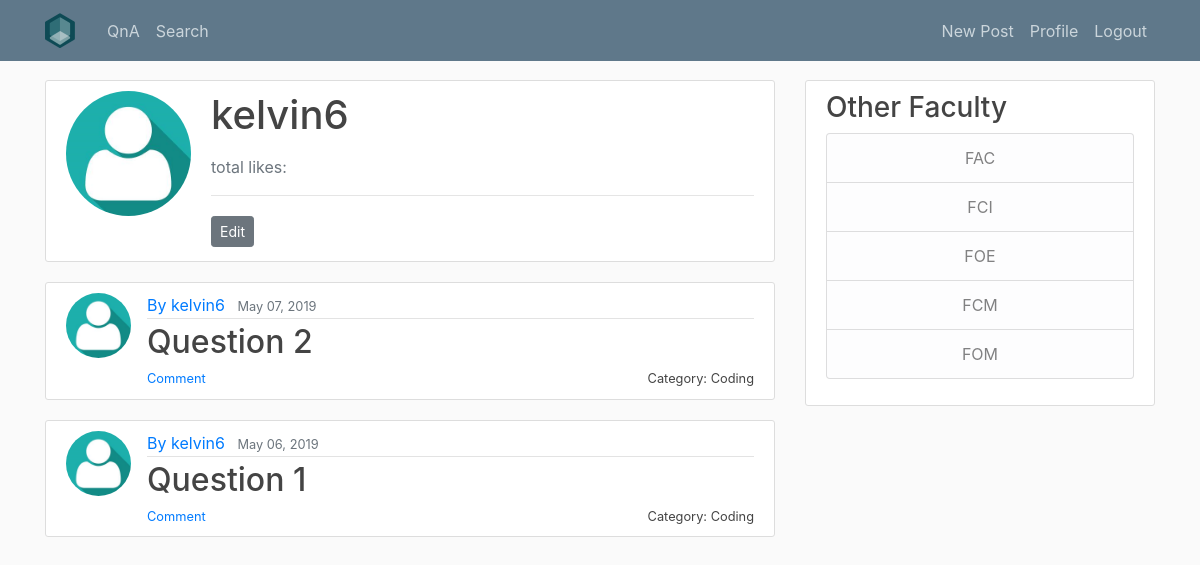
Page /profile/ (signed in) on the earlier database version.
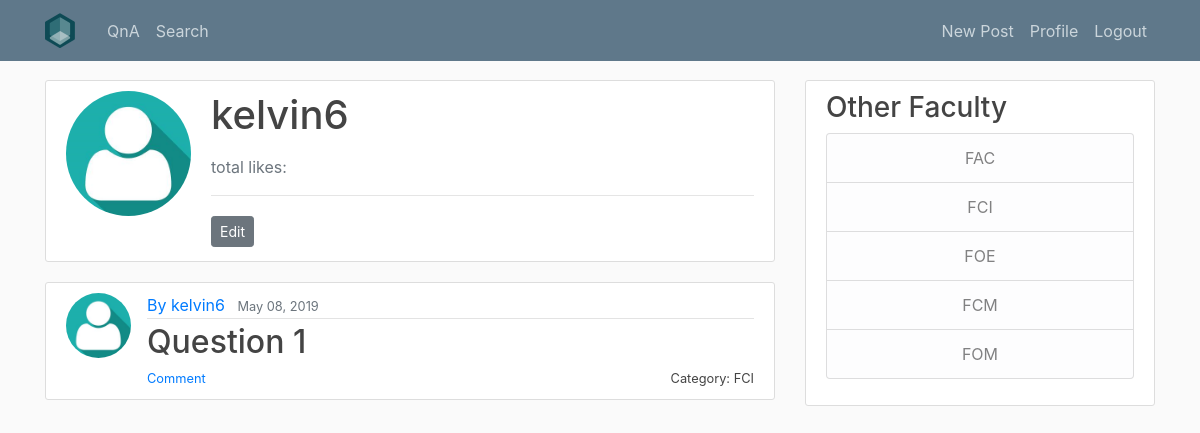
Same page on the later database version.
### QnA/models.py (models this page shows, shortened)
class question (models.Model):
    title = models.CharField(max_length=100) #use charfield to limit user input
    liked_by = models.ManyToManyField(User,related_name='liked_by_question',blank = True)
    like = models.IntegerField(default=0)
    slug = models.SlugField(max_length=100)
    content = models.TextField() #use TextField if there is no limit for the content
    date_published = models.DateTimeField(default=timezone.now) #auto-select the current time
    category = models.ForeignKey(category,on_delete=models.CASCADE)
    author = models.ForeignKey(User, on_delete=models.CASCADE) #if the user is deleted the question will be deleted

class category (models.Model):
    category = models.CharField(max_length=100)
    slug = models.SlugField(max_length=100,unique=True)
    def __str__(self):
        return self.category

### users/models.py (models this page shows, shortened)
class Profile(models.Model):
    user = models.OneToOneField(User, on_delete=models.CASCADE)
    image = models.ImageField(default="default.png", upload_to="profile_pics")

### users/views.py (the view)
# urls.py: path('profile/', ProfileListView.as_view(template_name='users/profile.html'), name='profile'),
class ProfileListView(ListView):
    model = question
    template_name : 'users/profile.html'
    context_object_name = 'question'
    ordering = ['-date_published']
    paginate_by = 5

### users/templates/users/profile.html (shortened to what this page needs)
{% extends "QnA/base.html" %}
{% block content %}
<div class="content-section">
        <div class="media">
          <img class="rounded-circle account-img" src="{{ user.profile.image.url }}">
          <div class="media-body">
            <h2 class="account-heading">{{ user.username }}</h2>
            <p class="text-secondary">total likes:{{ question.like.all }}</p>
            <hr>
            <a class="btn btn-secondary btn-sm mt-1 mb-1" href="{% url 'profile_update' %}">Edit</a>
          </div>
        </div>
      </div>
  {% for question in question %}
  {% if question.author == user %}
  <article class="media content-section">
    <img class="rounded-circle article-img" src="{{ user.profile.image.url }}">
    <div class="media-body">
      <div class="article-metadata">
        <a class="mr-2" href="" >By {{ question.author }}</a>
        <small class="text-muted">{{ question.date_published|date:"F d, Y" }}</small>
      </div>
      <h2><a class="article-title" style="display : inline" href="{% url 'question-detail' question.slug question.pk %}" >{{ question.title }}</a></h2>
      <small class="article-title" style="float: right" >Category: {{ question.category }}</small>
      <small class="article-title" style="float: left" ><a href="{% url 'question-detail' question.slug question.pk %}">Comment</a></small>
    </div>
  </article>
  {% endif %}
{% endfor %}
{% endblock content %}

Differences in the rows shown:
removed question: profile.image (placeholder picture), author "kelvin6", date_published "May 07, 2019", title "Question 2", category "Coding"
removed question: profile.image (placeholder picture), author "kelvin6", date_published "May 06, 2019", title "Question 1", category "Coding"
added question: profile.image (placeholder picture), author "kelvin6", date_published "May 08, 2019", title "Question 1", category "FCI"
